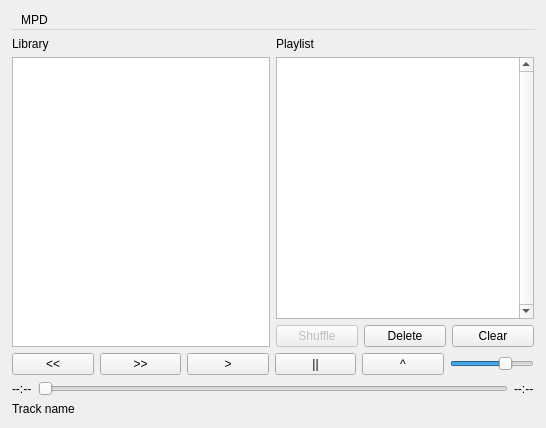
<?xml version="1.0" encoding="UTF-8"?>
<ui version="4.0">
 <class>LyreWidget</class>
 <widget class="QWidget" name="LyreWidget">
  <property name="geometry">
   <rect>
    <x>0</x>
    <y>0</y>
    <width>546</width>
    <height>428</height>
   </rect>
  </property>
  <property name="sizePolicy">
   <sizepolicy hsizetype="Minimum" vsizetype="Minimum">
    <horstretch>0</horstretch>
    <verstretch>0</verstretch>
   </sizepolicy>
  </property>
  <property name="windowTitle">
   <string>Lyre</string>
  </property>
  <layout class="QGridLayout" name="gridLayout_2">
   <item row="0" column="0">
    <widget class="QMenuBar" name="menuBar">
     <widget class="QMenu" name="mnuServer">
      <property name="title">
       <string>MPD</string>
      </property>
      <addaction name="actionConnect"/>
      <addaction name="actionDisconnect"/>
      <addaction name="actionRescan"/>
      <addaction name="actionUpdate"/>
     </widget>
     <addaction name="mnuServer"/>
    </widget>
   </item>
   <item row="1" column="0">
    <layout class="QGridLayout" name="gridLayout">
     <property name="margin">
      <number>1</number>
     </property>
     <property name="spacing">
      <number>1</number>
     </property>
     <item row="0" column="0">
      <layout class="QVBoxLayout" name="verticalLayout">
       <item>
        <layout class="QHBoxLayout" name="horizontalLayout_2">
         <item>
          <layout class="QVBoxLayout" name="verticalLayout_3">
           <item>
            <widget class="QLabel" name="label">
             <property name="text">
              <string>Library</string>
             </property>
            </widget>
           </item>
           <item>
            <widget class="LyreTreeView" name="viewLibrary">
             <property name="mouseTracking">
              <bool>false</bool>
             </property>
             <property name="editTriggers">
              <set>QAbstractItemView::NoEditTriggers</set>
             </property>
             <property name="showDropIndicator" stdset="0">
              <bool>false</bool>
             </property>
             <property name="dragEnabled">
              <bool>true</bool>
             </property>
             <property name="dragDropMode">
              <enum>QAbstractItemView::DragOnly</enum>
             </property>
             <property name="selectionMode">
              <enum>QAbstractItemView::SingleSelection</enum>
             </property>
            </widget>
           </item>
          </layout>
         </item>
         <item>
          <layout class="QVBoxLayout" name="verticalLayout_2">
           <item>
            <widget class="QLabel" name="label_2">
             <property name="text">
              <string>Playlist</string>
             </property>
            </widget>
           </item>
           <item>
            <widget class="LyrePlayList" name="viewPlaylist">
             <property name="verticalScrollBarPolicy">
              <enum>Qt::ScrollBarAlwaysOn</enum>
             </property>
             <property name="editTriggers">
              <set>QAbstractItemView::NoEditTriggers</set>
             </property>
             <property name="dragEnabled">
              <bool>true</bool>
             </property>
             <property name="dragDropOverwriteMode">
              <bool>false</bool>
             </property>
             <property name="dragDropMode">
              <enum>QAbstractItemView::DropOnly</enum>
             </property>
             <property name="defaultDropAction">
              <enum>Qt::CopyAction</enum>
             </property>
             <property name="alternatingRowColors">
              <bool>false</bool>
             </property>
             <property name="selectionMode">
              <enum>QAbstractItemView::SingleSelection</enum>
             </property>
             <property name="selectionBehavior">
              <enum>QAbstractItemView::SelectRows</enum>
             </property>
             <property name="wordWrap">
              <bool>false</bool>
             </property>
             <attribute name="horizontalHeaderCascadingSectionResizes">
              <bool>false</bool>
             </attribute>
             <attribute name="horizontalHeaderDefaultSectionSize">
              <number>30</number>
             </attribute>
             <attribute name="horizontalHeaderMinimumSectionSize">
              <number>30</number>
             </attribute>
             <attribute name="horizontalHeaderStretchLastSection">
              <bool>true</bool>
             </attribute>
             <attribute name="verticalHeaderVisible">
              <bool>false</bool>
             </attribute>
            </widget>
           </item>
           <item>
            <layout class="QHBoxLayout" name="horizontalLayout_4">
             <item>
              <widget class="QPushButton" name="pbtnShuffle">
               <property name="enabled">
                <bool>false</bool>
               </property>
               <property name="text">
                <string>Shuffle</string>
               </property>
              </widget>
             </item>
             <item>
              <widget class="QPushButton" name="pbtnDelete">
               <property name="text">
                <string>Delete</string>
               </property>
              </widget>
             </item>
             <item>
              <widget class="QPushButton" name="pbtnClear">
               <property name="text">
                <string>Clear</string>
               </property>
              </widget>
             </item>
            </layout>
           </item>
          </layout>
         </item>
        </layout>
       </item>
       <item>
        <layout class="QHBoxLayout" name="horizontalLayout">
         <item>
          <widget class="QPushButton" name="pbtnBwd">
           <property name="sizePolicy">
            <sizepolicy hsizetype="Minimum" vsizetype="Fixed">
             <horstretch>0</horstretch>
             <verstretch>0</verstretch>
            </sizepolicy>
           </property>
           <property name="text">
            <string>&lt;&lt;</string>
           </property>
          </widget>
         </item>
         <item>
          <widget class="QPushButton" name="pbtnFwd">
           <property name="text">
            <string>&gt;&gt;</string>
           </property>
          </widget>
         </item>
         <item>
          <widget class="QPushButton" name="pbtnPlay">
           <property name="text">
            <string>&gt;</string>
           </property>
          </widget>
         </item>
         <item>
          <widget class="QPushButton" name="pbtnPause">
           <property name="text">
            <string>||</string>
           </property>
          </widget>
         </item>
         <item>
          <widget class="QPushButton" name="pbtnStop">
           <property name="text">
            <string>^</string>
           </property>
          </widget>
         </item>
         <item>
          <widget class="QSlider" name="volume">
           <property name="sizePolicy">
            <sizepolicy hsizetype="Maximum" vsizetype="Fixed">
             <horstretch>0</horstretch>
             <verstretch>0</verstretch>
            </sizepolicy>
           </property>
           <property name="maximum">
            <number>100</number>
           </property>
           <property name="value">
            <number>70</number>
           </property>
           <property name="orientation">
            <enum>Qt::Horizontal</enum>
           </property>
          </widget>
         </item>
        </layout>
       </item>
       <item>
        <layout class="QVBoxLayout" name="verticalLayout_4">
         <item>
          <layout class="QHBoxLayout" name="horizontalLayout_3">
           <item>
            <widget class="QLabel" name="lblTrackProgress">
             <property name="text">
              <string>--:--</string>
             </property>
            </widget>
           </item>
           <item>
            <widget class="QSlider" name="TrackProgress">
             <property name="orientation">
              <enum>Qt::Horizontal</enum>
             </property>
            </widget>
           </item>
           <item>
            <widget class="QLabel" name="lblTrackDuration">
             <property name="text">
              <string>--:--</string>
             </property>
            </widget>
           </item>
          </layout>
         </item>
         <item>
          <widget class="QLabel" name="lblTrackName">
           <property name="text">
            <string>Track name</string>
           </property>
          </widget>
         </item>
        </layout>
       </item>
      </layout>
     </item>
    </layout>
   </item>
  </layout>
  <action name="actionConnect">
   <property name="text">
    <string>&amp;Connect</string>
   </property>
  </action>
  <action name="actionDisconnect">
   <property name="text">
    <string>&amp;Disconnect</string>
   </property>
  </action>
  <action name="actionRescan">
   <property name="text">
    <string>&amp;Rescan</string>
   </property>
  </action>
  <action name="actionUpdate">
   <property name="text">
    <string>&amp;Update</string>
   </property>
  </action>
 </widget>
 <layoutdefault spacing="6" margin="11"/>
 <customwidgets>
  <customwidget>
   <class>LyreTreeView</class>
   <extends>QTreeView</extends>
   <header location="global">treeview.h</header>
  </customwidget>
  <customwidget>
   <class>LyrePlayList</class>
   <extends>QTableView</extends>
   <header location="global">playlist.h</header>
  </customwidget>
 </customwidgets>
 <resources/>
 <connections/>
</ui>
